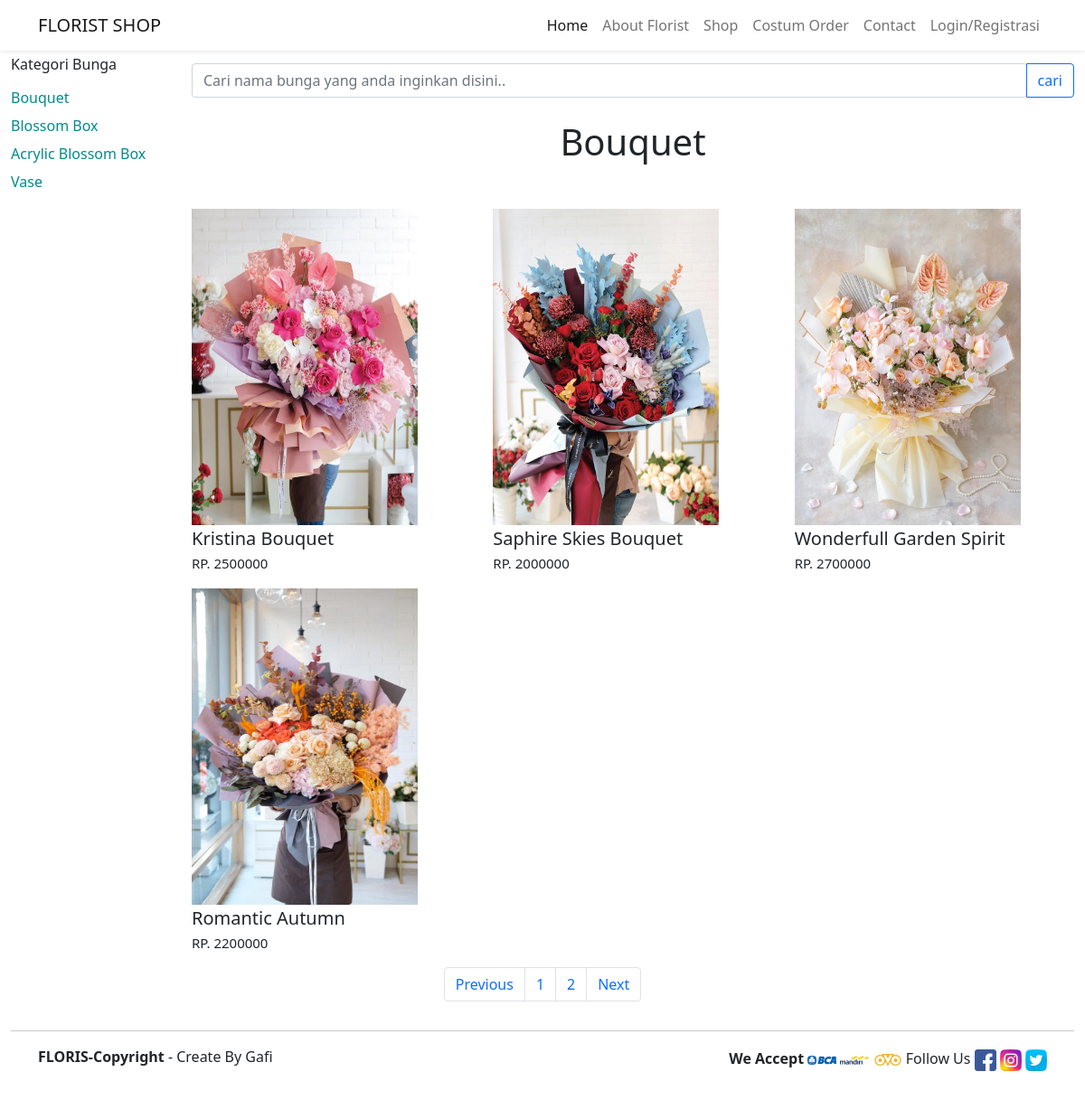
The page /bouquet.php on the database its author committed.
### tables this page shows
CREATE TABLE `prodak_bunga` (
  `id_bunga` varchar(20) NOT NULL,
  `id_kategori` varchar(20) NOT NULL,
  `nama_bunga` varchar(255) NOT NULL,
  `harga` int(11) NOT NULL,
  `stok` int(11) NOT NULL,
  `gb_bunga` varchar(200) DEFAULT NULL,
  `created_at` datetime NOT NULL
);

### bouquet.php (the view, shortened to what this page needs)
<?php
$koneksi = mysqli_connect("localhost", "root", "", "florist");
?>
<!doctype html>
<html lang="en">
<head>
  <link href="https://cdn.jsdelivr.net/npm/bootstrap@5.1.3/dist/css/bootstrap.min.css" rel="stylesheet">
  <link rel="stylesheet" type="text/css" href="cssshop/kategoricss.css">
</head>
<body id="home">
  <nav class="navbar navbar-expand-lg navbar-light bg-white shadow-sm fixed-top">
    <div class="container">
      <a class="navbar-brand" href="#">FLORIST SHOP </a>
      <div class="collapse navbar-collapse" id="navbarNav">
        <ul class="navbar-nav ms-auto">
          <li class="nav-item">
            <a class="nav-link active" aria-current="page" href="index.php">Home</a>
          </li>
          <li class="nav-item">
            <a class="nav-link" href="about.php">About Florist</a>
          </li>
          <li class="nav-item">
            <a class="nav-link" href="bouquet.php">Shop</a>
          </li>
          <li class="nav-item">
            <a class="nav-link" href="custom.php">Costum Order</a>
          </li>
          <li class="nav-item">
            <a class="nav-link" href="#Contact">Contact</a>
          </li>
          <li class="nav-item">
            <a class="nav-link" href="login.php">Login/Registrasi</a>
          </li>
        </ul>
      </div>
    </div>
  </nav>
  <div class="pembungkus">
    <div class="container-xxl">
      <div class="row">
        <div class="col-sm-2">
          <h6>Kategori Bunga</h6>
          <ul class="list-group">
            <li class="list-group-item"><a href="bouquet.php">Bouquet</a></li>
            <li class="list-group-item"><a href="box.php">Blossom Box</a></li>
            <li class="list-group-item"><a href="acrylicbox.php">Acrylic Blossom Box</a></li>
            <li class="list-group-item"><a href="vase.php">Vase</a></li>
          </ul>
        </div>
        <div class="col-sm-10">
          <div class="searchbox">
            <form action="bouquet.php" method="get">
              <div class="input-group">
                <input type="text" name="cari" class="form-control rounded" placeholder="Cari nama bunga yang anda inginkan disini.." aria-label="Search" aria-describedby="search-addon" />
                <input type="submit" class="btn btn-outline-primary" value="cari" />
            </form>
          </div>
          <div class="headkategori text-center">
            <h1>Bouquet</h1>
          </div>
          <div class="row">
            <?php
            $batas = 12;
            $halaman = isset($_GET['halaman']) ? (int)$_GET['halaman'] : 1;
            $halaman_awal = ($halaman > 1) ? ($halaman * $batas) - $batas : 0;
            $previous = $halaman - 1;
            $next = $halaman + 1;
            $data = mysqli_query($koneksi, "select * from prodak_bunga");
            $jumlah_data = mysqli_num_rows($data);
            $total_halaman = ceil($jumlah_data / $batas);
            if (isset($_GET['cari'])) {
              $cari = $_GET['cari'];
              $data_bunga = mysqli_query($koneksi, "select * from prodak_bunga where id_kategori = 'K-001' && nama_bunga like '%" . $cari . "%' order by id_bunga desc limit $halaman_awal, $batas");
            } else {
              $data_bunga = mysqli_query($koneksi, "select * from prodak_bunga where id_kategori = 'K-001' order by id_bunga desc limit $halaman_awal, $batas");
            }
            while ($d = mysqli_fetch_array($data_bunga)) {
            ?>
              <div class="col-sm">
                <a href='detail_bouquet.php?id_bunga=<?= $d['id_bunga']; ?>'><?= "<img src='img/prodak/bouquet/" . $d['gb_bunga'] . "'style='width:250px; height:350px;'>" ?></a>
                <p class="bunga"><?php echo $d['nama_bunga'] ?></p>
                <p class="hargabunga">RP. <?php echo $d['harga'] ?></p>
              </div>
            <?php
            }
            ?>
          </div>
        </div>
      </div>
      <nav>
        <ul class="pagination justify-content-center">
          <li class="page-item">
            <a class="page-link" <?php if ($halaman > 1) {
                                    echo "href='?halaman=$previous'";
                                  } ?>>Previous</a>
          </li>
          <?php
          for ($x = 1; $x <= $total_halaman; $x++) {
          ?>
            <li class="page-item"><a class="page-link" href="?halaman=<?php echo $x ?>"><?php echo $x; ?></a></li>
          <?php
          }
          ?>
          <li class="page-item">
            <a class="page-link" <?php if ($halaman < $total_halaman) {
                                    echo "href='?halaman=$next'";
                                  } ?>>Next</a>
          </li>
        </ul>
      </nav>
    </div>
    <hr class="footer">
    <div class="container">
      <div class="row footer-body">
        <div class="col-md-6">
          <div class="copyright">
            <strong>FLORIS-Copyright</strong> <i class="far fa-copyright"></i>- Create By Gafi</p>
          </div>
        </div>
        <div class="col-md-6 d-flex justify-content-end">
          <div class="icon-contact">
            <strong><label class="font-weight-bold">We Accept </label></strong>
            <a href="#"><img src="img/icon/bca.png" class="" data-toggle="tooltip" title="bca"></a>
            <a href="#"><img src="img/icon/mandiri.png" class="" data-toggle="tooltip" title="MandiriBank"></a>
            <a href="#"><img src="img/icon/ovo.png" class="" data-toggle="tooltip" title="ovopayment"></a>
            <label class="font-weight-bold">Follow Us </label>
            <a href="#"><img src="img/icon/fb.png" class="" data-toggle="tooltip" title="Facebook"></a>
            <a href="#"><img src="img/icon/ig.png" class="" data-toggle="tooltip" title="Instagram"></a>
            <a href="#"><img src="img/icon/twitter.png" class="" data-toggle="tooltip" title="Twitter"></a>
          </div>
        </div>
      </div>
    </div>
</body>
</html>

### cssshop/kategoricss.css (style rules this page uses)
* { margin: 0; padding: 0; }
.pembungkus { margin-top: 50px; }
.list-group-item { border: none; padding:0; margin-top:7px; }
.col-sm-2 { margin-top: 12px; }
.col-sm img { width:250px; height: 350px; }
.col-sm-10 { margin-top: 20px; }
.list-group-item a { text-decoration: none; color: darkcyan; }
.bunga { font-size: 20px; }
.hargabunga { font-size: 15px; margin-top: -15px; }

### bouquet.php (style rules this page uses)
body { min-height: 2000px; background-color: white; }
.headkategori { margin-top: 25px; margin-bottom: 50px; }

### rows shown on the page
prodak_bunga: gb_bunga (picture), nama_bunga "Kristina Bouquet", harga "2500000"
prodak_bunga: gb_bunga (picture), nama_bunga "Saphire Skies Bouquet", harga "2000000"
prodak_bunga: gb_bunga (picture), nama_bunga "Wonderfull Garden Spirit", harga "2700000"
prodak_bunga: gb_bunga (picture), nama_bunga "Romantic Autumn", harga "2200000"
